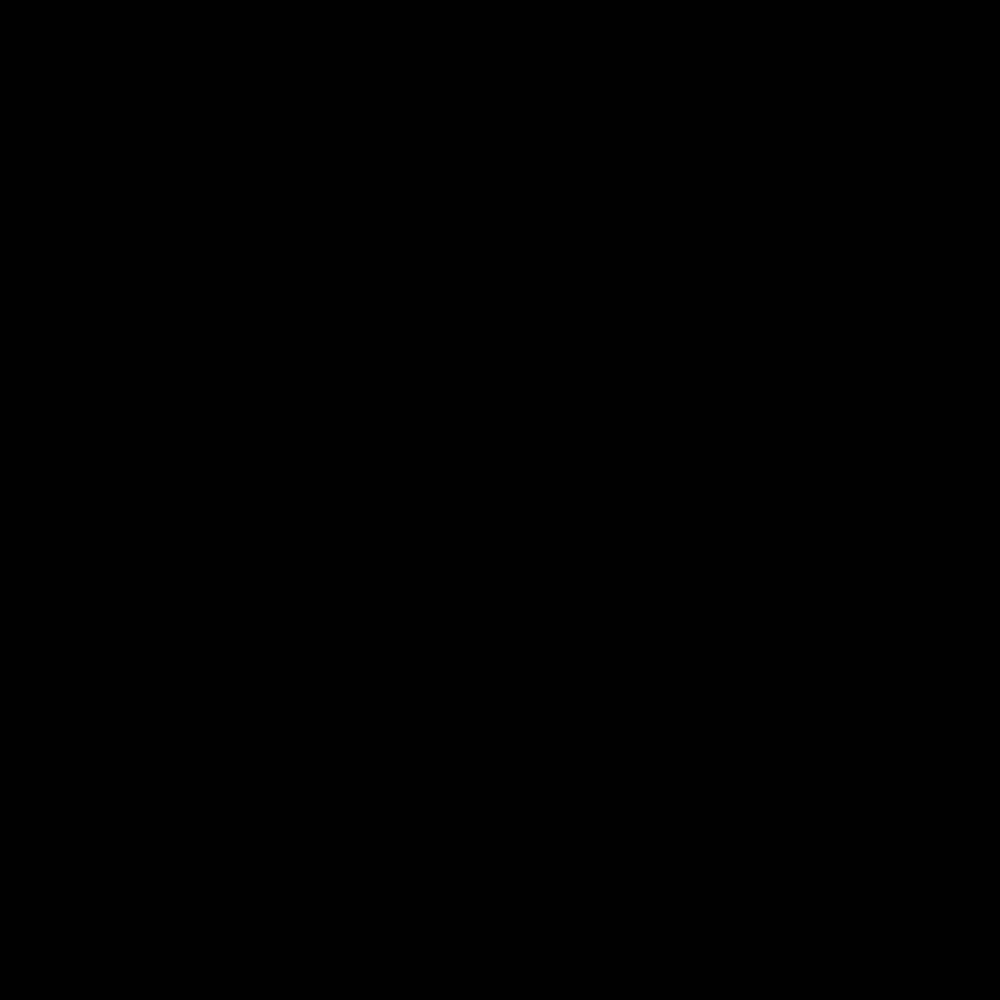
Frame 1 (no input)
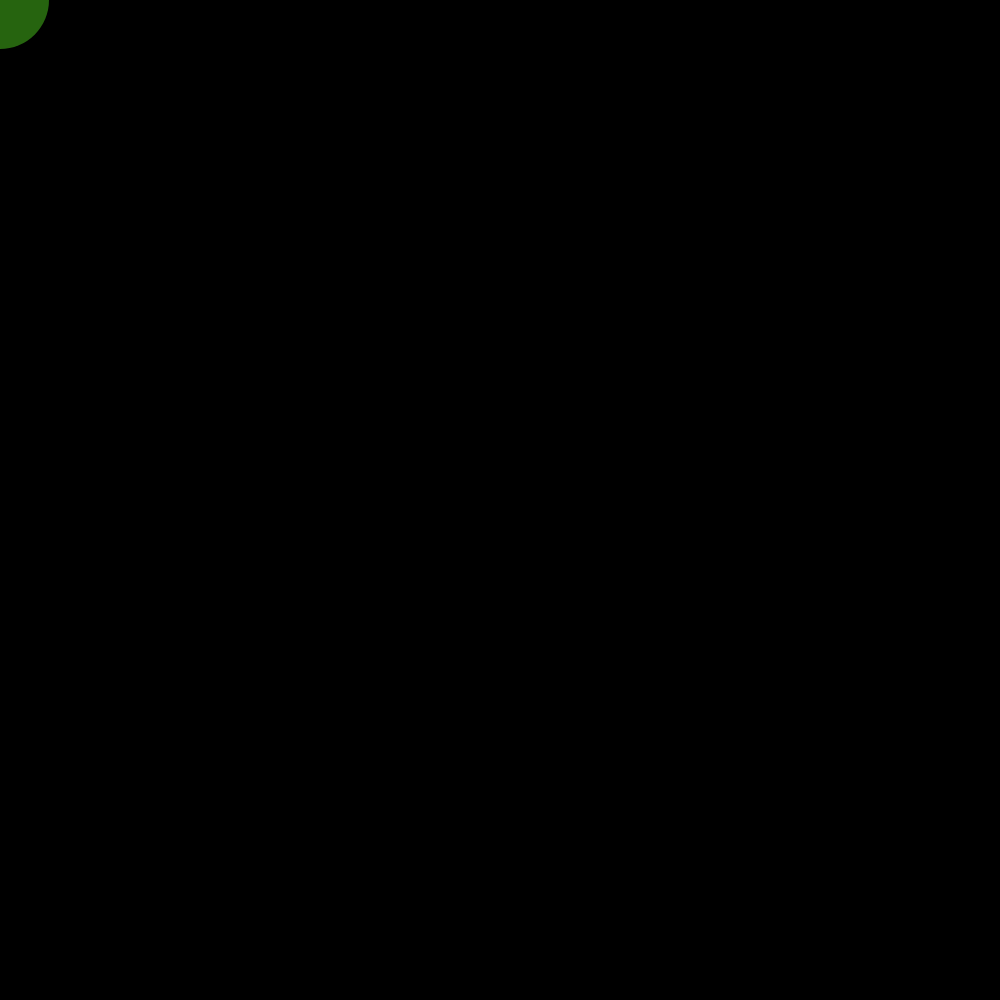
Frame 60 (no input)
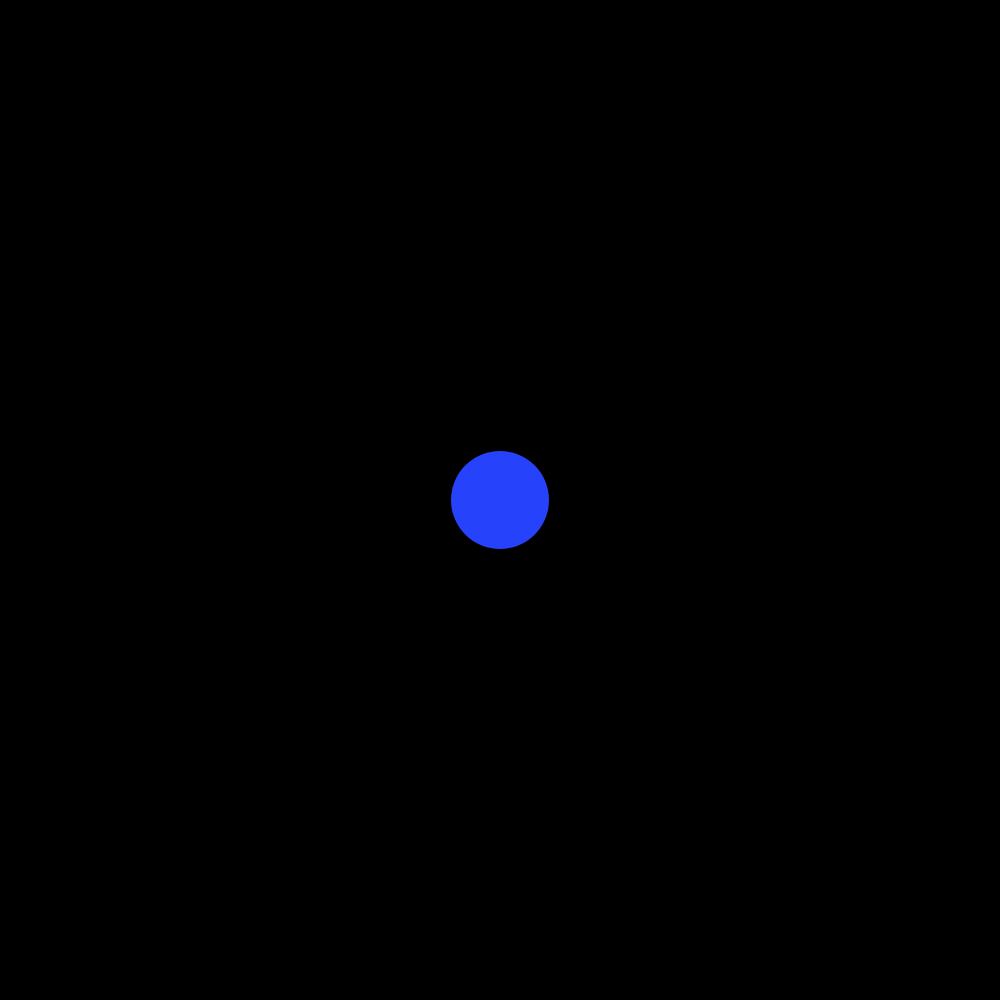
Frame 120 (the mouse pressed at the canvas centre since frame 60)

The p5.js sketch that drew these frames (run headless with seeded random() and noise() and a simulated clock; from frame 60 on, the mouse is pressed at the canvas centre):

// p5.js sketch
// ── sketch.js
let circles = [];

function setup() {
  createCanvas(1000, 1000);
  
  //to remove the border from the circle
  noStroke();
}

function draw() {
  background(0);
  
  //random color gen
  var a= random(0,255);
  var b= random(0,255);
  var c= random(0,255);
  fill(a,b,c);
  circles.push(createVector(mouseX, mouseY));
  
  //to delete circles after a certain point
  if (circles.length > 50){
    circles.shift();
  }
  
  //to create trail effect
  for (let i = 0; i < circles.length; i++){
    const cursor = circles[i];
    
      ellipse(cursor.x, cursor.y, i*2); //drawing the circle with size i*2
  }

}
